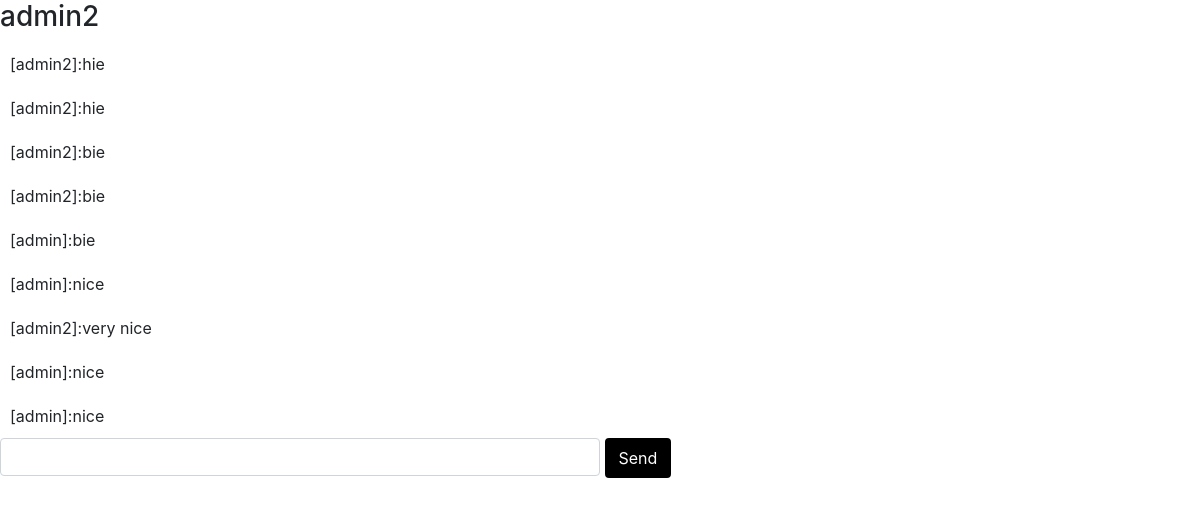
The app's page /chat/admin2/ (signed in) with its own data.
### authentication/models.py (models this page shows)
class User(AbstractUser):
    mobile=models.CharField(max_length=15,null=True,blank=True)
    mobile_verified=models.BooleanField(default=False)
    email_verified=models.BooleanField(default=False)
    otp_mobile=models.CharField(max_length=10,null=True,blank=True)
    otp_email=models.CharField(max_length=10,null=True,blank=True)
    profile_image=models.ImageField(upload_to='profile_image', default='profile_image/default_image.png')

### chat/models.py (models this page shows, shortened)
class TrackingModel(models.Model):
    created_at = models.DateTimeField(auto_now_add=True)
    updated_at = models.DateTimeField(auto_now=True)
    class Meta:
        abstract = True

class Message(TrackingModel):
    thread = models.ForeignKey(Thread, on_delete=models.CASCADE)
    sender = models.ForeignKey('authentication.User', on_delete=models.CASCADE)
    text = models.TextField(blank=False, null=False)
    timestamp = models.DateTimeField(auto_now=True)

### chat/views.py (the view, shortened to what this page needs)
# urls.py: path('<str:username>/', ThreadView.as_view()),
class ThreadView(View):
    template_name = 'chat/chat.html'
    def get_object(self):
        other_username  = self.kwargs.get("username")
        self.other_user = get_user_model().objects.get(username=other_username)
        obj = Thread.objects.get_or_create_personal_thread(self.request.user, self.other_user)
        if obj == None:
            raise Http404
        return obj
    def get_context_data(self, **kwargs):
        context = {}
        context['me'] = self.request.user
        context['thread'] = self.get_object()
        context['user'] = self.other_user
        context['messages'] = self.get_object().message_set.all()
        return context
    def get(self, request, **kwargs):
        user = request.user
        if user.is_authenticated:
            pass
        else:
            return HttpResponseRedirect(reverse("index"))
        context = self.get_context_data(**kwargs)
        chat_list = ChatList.objects.filter(user = user).first()
        context["chatlist"] = chat_list
        return render(request, self.template_name, context=context)

### chat/managers.py (called while the page is built)
    def get_or_create_personal_thread(self, user1, user2):
        threads = self.get_queryset().filter(thread_type='personal')
        threads = threads.filter(users__in=[user1, user2]).distinct()
        threads = threads.annotate(u_count=Count('users')).filter(u_count=2)
        if threads.exists():
            return threads.first()
        else:
            thread = self.create(thread_type='personal')
            thread.users.add(user1)
            thread.users.add(user2)
            return thread

### chat/templates/chat/chat.html (shortened to what this page needs)
{% extends 'chat/base.html' %}
{% block content %}
<h3>{{user.username}}</h3>
        <ul id= "message-list">
            {% for message in messages %}
            <li>[{{message.sender.username}}]:{{message.text}}</li>
            {% endfor %}
        </ul>
        <form  id="form" >
            <input type="text" name="message" id="message" class="form-control" rows = "3" required style="width: 50vw; display: inline-block;">
            <input type="submit" value="Send" class="btn" >
        </form>
{% endblock content %}

### chat/templates/chat/base.html (shortened to what this page needs)
<html>
    <head>
        <link rel="stylesheet" href="https://maxcdn.bootstrapcdn.com/bootstrap/4.0.0/css/bootstrap.min.css">
    </head>
    <body>
        {% block content %}
        {% endblock content %}
    </body>
</html>

### chat/templates/chat/stylesheets.html (style rules this page uses)
ul { margin: 0; padding: 0; }
li { list-style: none; padding: 10px; }
input { padding: 10px; }
.btn { background: black; color: white; box-shadow: none; border: 2px solid black; }

### records on screen
User: username "admin2"
Message: sender.username "admin2", text "hie"
Message: sender.username "admin2", text "hie"
Message: sender.username "admin2", text "bie"
Message: sender.username "admin2", text "bie"
Message: sender.username "admin", text "bie"
Message: sender.username "admin", text "nice"
Message: sender.username "admin2", text "very nice"
Message: sender.username "admin", text "nice"
Message: sender.username "admin", text "nice"
